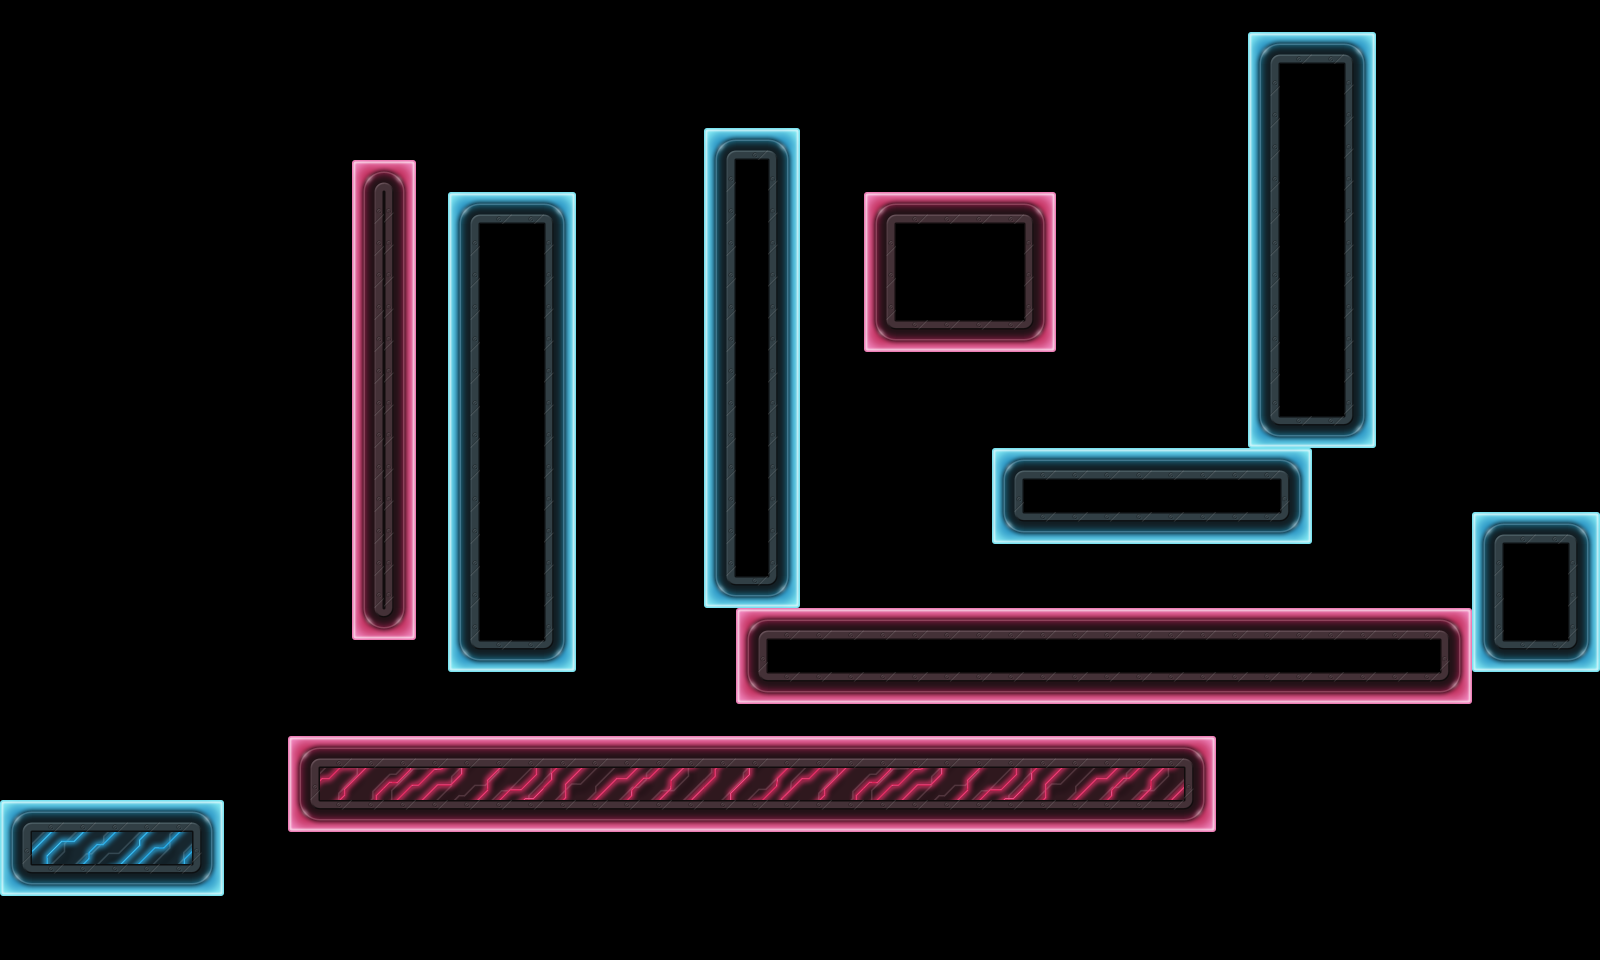

A 2D game scene composited from a Tiled map and its tileset images. What follows is a short description and the map's XML, with each tile layer's data collapsed to a summary:
An orthogonal 50x30 tile map with 32x32 px tiles, 1 tile layer (solid) and 2 objects.

<map version="1.0" orientation="orthogonal" width="50" height="30" tilewidth="32" tileheight="32">
 <properties>
  <property name="backdrop" value="assets/backdrops/backdrop.jpg" />
  <property name="colorNumber" value="2" />
  <property name="tilesetsColorNumber" value="3" />
 </properties>
 <tileset firstgid="1" name="texture32" tilewidth="32" tileheight="32">
  <image source="../tilesets/texture32.png" width="576" height="192" />
 </tileset>
 <layer name="solid" width="50" height="30">
  <data>[1500 cells, 336 non-empty, 36 distinct tile ids]</data>
 </layer>
 <objectgroup name="player" width="50" height="30">
  <object x="12" y="677" width="77" height="78">
   <properties>
    <property name="color" value="0" />
   </properties>
  </object>
 </objectgroup>
 <objectgroup name="end" width="50" height="30">
  <object x="1498" y="387" width="86" height="121" />
 </objectgroup>
</map>